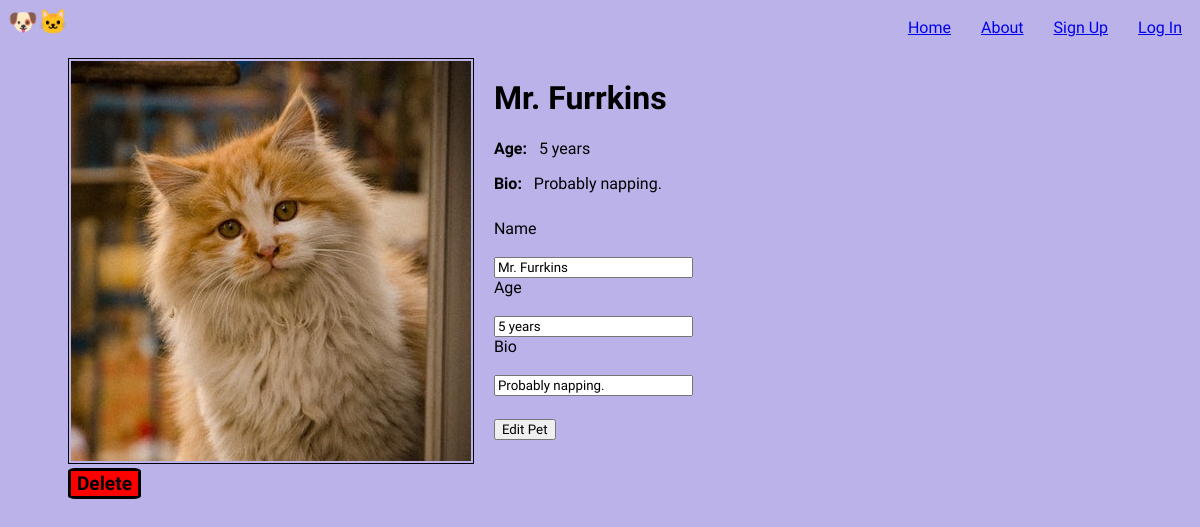
/details/4, run on the app's committed database.
### app.py (models this page shows)
class Pet(db.Model):
    id = db.Column(db.Integer,primary_key=True,unique=True,nullable=False)
    name = db.Column(db.String,unique=True,nullable=False)
    age = db.Column(db.Integer)
    bio = db.Column(db.String(300))
    posted_by = db.Column(db.String,db.ForeignKey('user.id'))

### app.py (the view, shortened to what this page needs)
@app.route('/details/<int:id>',methods=["GET", "POST"])
def details(id):
    pet = Pet.query.get(id)
    petform = petForm()
    if petform.errors:
        return render_template("details.html", pet = pet,petform=petform);
    if pet is None:
        abort(404, description="No Pet was Found with the given ID")
    elif request.method == "GET":
        petform = petForm(obj=pet)
    return render_template("details.html", pet = pet,petform=petform);

### forms.py
class petForm(FlaskForm):
    name = StringField("Name",validators=[InputRequired()])
    age = StringField("Age",validators=[InputRequired()])
    bio = TextField("Bio",validators=[InputRequired()])
    submit = SubmitField("Edit Pet")

### templates/details.html (shortened to what this page needs)
{% extends "base.html" %}
{%block body%}
    <div id="detail" style="display: flex;padding-top: 30px;">
        <div>
            <img id="img-detail" width="400" src="{{url_for('static',filename=pet['id']|string +'.jpg')}}">
            <form id="btn-delete" action="{{ url_for('deletepet',id=pet.id) }}" method="POST">
                <button type="submit" style="background-color: red;border: solid black;border-radius: 10%; font-weight: bolder; font-size: larger;">Delete</button>
            </form>
        </div>
        <div style="display:flex;flex-direction: column;">
            <div style="padding: 10px; padding-left: 20px; float: left;">
                <h1 class="title">{{ pet.name }}</h1>
                <p><b>Age: &nbsp;</b> {{ pet.age }}</p>
                <p><b>Bio: &nbsp;</b> {{ pet.bio }}</p>
            </div>
            {% if petform %}
            <form id="formbox" style="flex-direction: column;text-align: left;padding-left: 20px;" action="{{url_for('details',id=pet.id)}}" method="POST">
                {{petform.name.label}}
                <br>
                {{petform.name}}
                {{petform.age.label}}
                <br>
                {{petform.age}}
                {{petform.bio.label}}
                <br>
                {{petform.bio}}
                <br>
                <div style="padding-top: 4px;">{{ petform.submit }}</div>
            </form>
            {%endif%}
        </div>
    </div>
{%endblock%}

### static/style.css (style rules this page uses)
* { font-family: 'Lilita One', cursive; }
#formbox { text-align: center; display: flex; flex-grow: 1; }
body { background: #bbb2e9; }
#img-detail { border: 1px solid black; padding: 2px; margin-top: 10px; }

### data on the page
Pet: name "Mr. Furrkins", age "5 years", bio "Probably napping."

### other printed values
{{ petform.name.label }} "Name"
{{ petform.age.label }} "Age"
{{ petform.bio.label }} "Bio"
